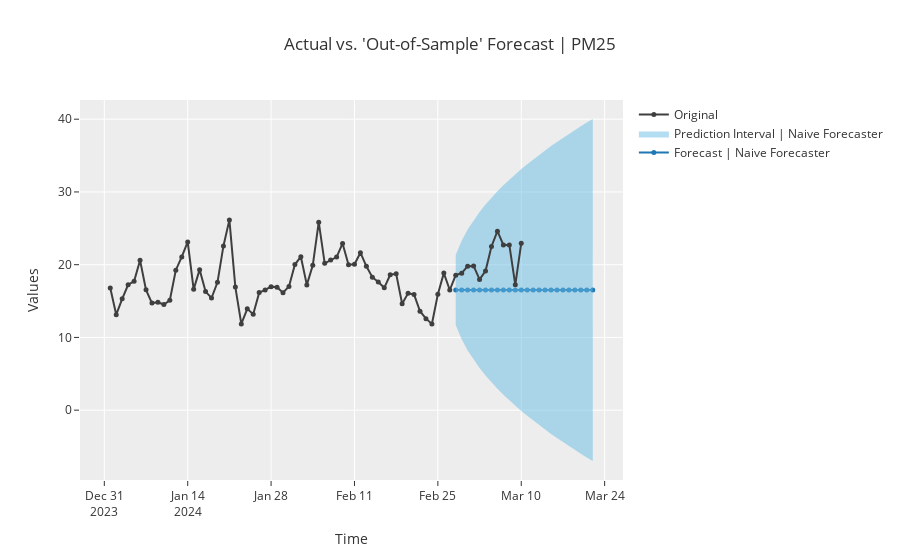

Notebook source saved alongside this figure:
### Markdown cell above
# Finalize_model

### Code cell
plot_model(best, plot = 'forecast', data_kwargs={'fh' : 24})
